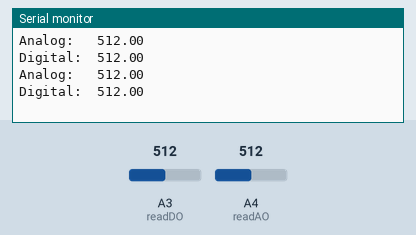
Recording of a sketch running on a simulated Arduino Uno, built with avr-gcc and run on an emulated ATmega328P. On the bench: the last lines printed to the serial monitor. Inputs (shaded band) come from the test bench; at power-on: A3 (readDO) = 512, A4 (readAO) = 512.

Above: at 5.8 s.
5.9 s: A3 (readDO) set to 716
At 10.6 s:
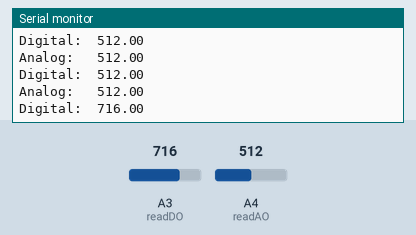
11.9 s: A4 (readAO) set to 716
At 15.7 s:
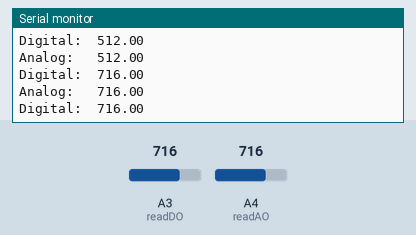
17.9 s: A3 (readDO) set to 900
At 20.7 s:
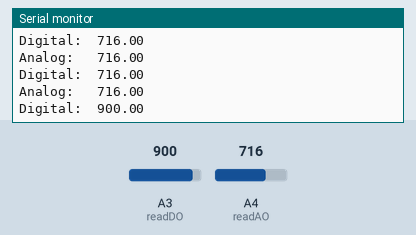
23.9 s: A4 (readAO) set to 900
At 25.8 s:
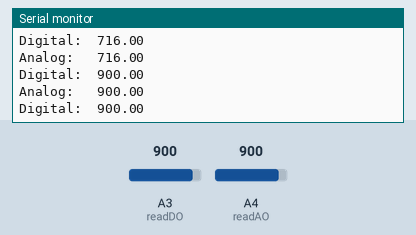
Timing chart, 0 to 27.3 s (numbered marks = the images above; inputs shaded):
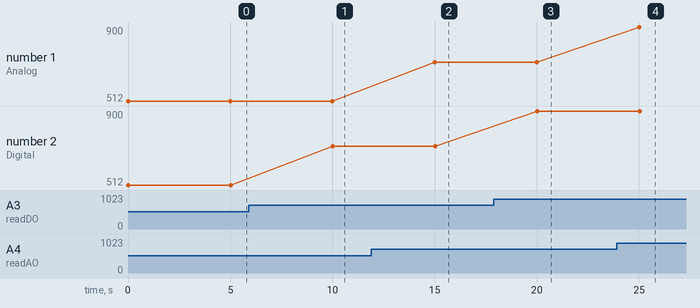

The sketch:

sense.c.ino
```cpp
// Examine sensor outputs.
#define BAUDRATE 9600

// read pins
int readAO = 4, // Analog pin
    readDO = 3; // Digital pin

// values
double  digitalVal  = 0,
        analogVal   = 0;

void setup()
{
  Serial.begin(BAUDRATE);
  pinMode(readAO, INPUT);
  pinMode(readDO, INPUT);
}

void loop()
{
  // Read
  digitalVal  = analogRead(readDO);
  analogVal   = analogRead(readAO);

  // Print
  Serial.print("Analog:   ");
  Serial.println(analogVal);
  Serial.print("Digital:  ");
  Serial.println(digitalVal);

  delay(5000);
}
```

Measured:
- after the input at 5.9 s, the serial monitor: prints a new line after 4.1 s (image 1)
- after the input at 11.9 s, the serial monitor: prints a new line after 3.1 s (image 2)
- after the input at 17.9 s, the serial monitor: prints a new line after 2.1 s (image 3)
- after the input at 23.9 s, the serial monitor: prints a new line after 1.1 s (image 4)
- plotted number 2: 512 → 716 after the input at 5.9 s, 716 → 900 after the input at 17.9 s
